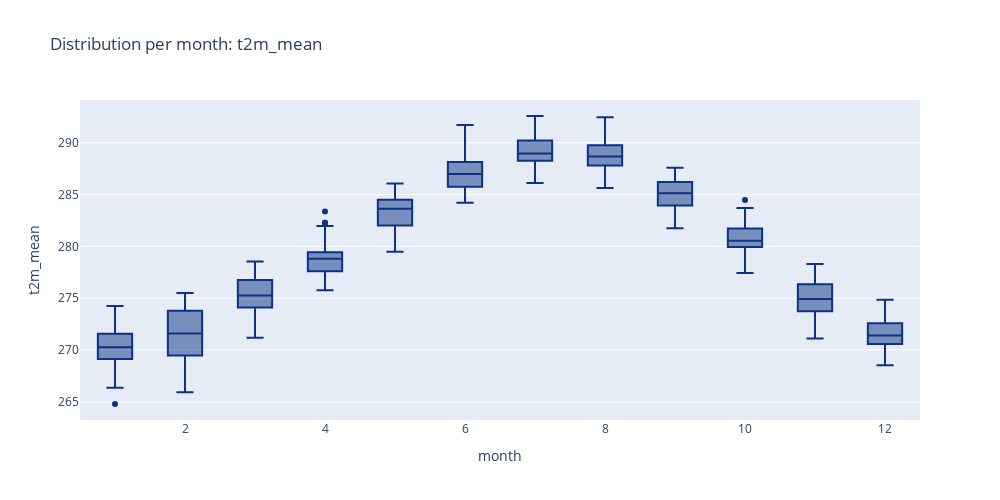

Notebook cell for this chart:
### Markdown cell above
- more or less normal distributed when sorted by month
- low data resolution, because of few datapoints

### Code cell
fig = px.box(

    data_frame = df,
    x = "month",
    y = "t2m_mean",

    color_discrete_sequence = plt_style_s,
    title = "Distribution per month: t2m_mean",
    width = 1000,
    height = 500
)

fig.show()

### Figure 1 — Plotly figure (JSON) as saved in the notebook; plotly's stock layout.template omitted (floating-point values rounded to 4 significant figures; data arrays with more than 128 entries replaced by an {"elided": "..."} marker saying what was removed)
{"data": [{"alignmentgroup": "True", "hovertemplate": "month=%{x}<br>t2m_mean=%{y}<extra></extra>", "legendgroup": "", "marker": {"color": "rgb(12,51,131)"}, "name": "", "notched": false, "offsetgroup": "", "orientation": "v", "showlegend": false, "type": "box", "x": {"elided": "528 int values"}, "x0": " ", "xaxis": "x", "y": {"elided": "528 float values"}, "y0": " ", "yaxis": "y"}], "layout": {"boxmode": "group", "height": 500, "legend": {"tracegroupgap": 0}, "title": {"text": "Distribution per month: t2m_mean"}, "width": 1000, "xaxis": {"anchor": "y", "domain": [0, 1], "title": {"text": "month"}}, "yaxis": {"anchor": "x", "domain": [0, 1], "title": {"text": "t2m_mean"}}}}
